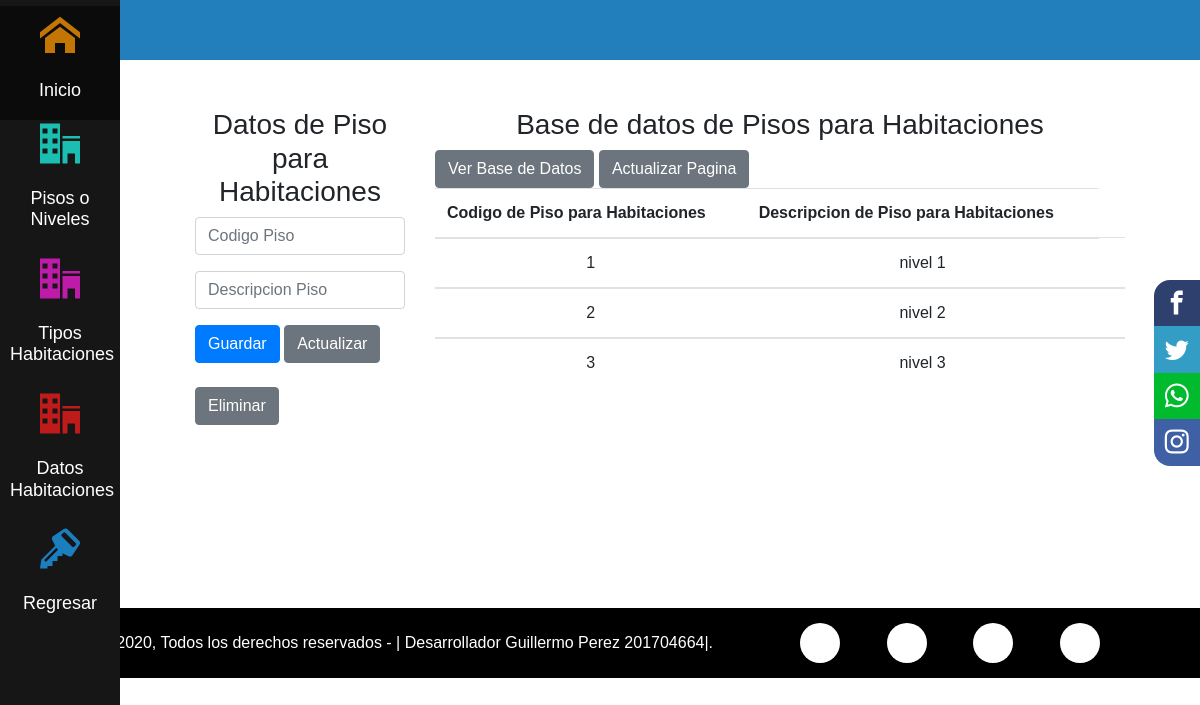
Page /rol_administrador/PisoHabitaciones.php on the committed database.
### tables this page shows
CREATE TABLE `piso` (
  `piso_id` int(11) NOT NULL,
  `descripcion` text NOT NULL
);

### rol_administrador/PisoHabitaciones.php (the view, shortened to what this page needs)
<?php
    include_once("diseno_pagina_Habitaciones.php");
 ?>
<!DOCTYPE html>
<html lang="en">
<head>
    <link rel="stylesheet" href="https://stackpath.bootstrapcdn.com/bootstrap/4.5.2/css/bootstrap.min.css">
</head>
<body>
<div class="content-article">
            <article>
    <br> <br>
    <div class="container">
        <div class="row">
            <div class="col-3">
                <CENTER><h3> Datos de Piso para Habitaciones </h3></CENTER>
                <form id="frminsertarclientes" method="post">
                    <div class="form-group">
                        <div>
                         <center><input type="text" class="form-control" name="txtcodigopiso" id="txtcodigopiso" placeholder="Codigo Piso"></center>
                        </div>
                    </div>
                    <div class="form-group">
                        <center><input type="text" class="form-control" name="txtDescripcion" id="txtDescripcion" placeholder="Descripcion Piso"></center>
                    </div>
                    <button type="submit" class="btn btn-primary" name="btnguardar" id="btnguardar">Guardar</button>
                    <button type="submit" class="btn btn-secondary" name="btnactualizar" id="btnactualizar">Actualizar</button>
                    <br>
                    <br>
                    <button type="submit" class="btn btn-secondary" name="btneliminar" id="btneliminar">Eliminar</button>
                </form>
            </div>
           <div class="col">
                <h3 class="text-center">Base de datos de Pisos para Habitaciones </h3>
                  <a href="PisoHabitaciones.php"><button type="submit" class="btn btn-secondary" name="btnverbasedatos" id="btnverbasedatos"> Ver Base de Datos</button> </a>
                  <a href="PisoHabitaciones.php"><button type="submit" class="btn btn-secondary" name="btnactualizar" id="btnactualizar"> Actualizar Pagina</button> </a>
                <table class="table">
                    <thead>
                        <tr>
                            <th scope="col">Codigo de Piso para Habitaciones </th>
                            <th scope="col">Descripcion de Piso para Habitaciones  </th>
                        </tr>
                    </thead>
                    <?php
                    include "daoA/conexion.php";
                    $sql = "SELECT * FROM piso";
                    $ejecutar = mysqli_query($conexion, $sql);
                    while ($fila = mysqli_fetch_array($ejecutar)){
                    ?>
                    <tbody>
                        <td> <center><?php echo $fila['piso_id']?> </center></td>
                        <td> <center><?php echo $fila['descripcion']?> </center></td>
                        <td></td>
                    </tbody>
                    <?php
                    }
                    ?>
                </table>
            </div>
        </div>
    </div>
    </article>
        </div>
        <br>
         <br>
         <br>
         <br>
         <br>
     <div class="footer-copy-redes">
                  <div class="main-copy-redes">
                        <div class="footer-copy">
                              &copy; 2020, Todos los derechos reservados - | Desarrollador Guillermo Perez 201704664|.
                        </div>
                        <div class="footer-redes">
                              <a href="#" class="fa fa-facebook"></a>
                              <a href="#" class="fa fa-twitter"></a>
                              <a href="#" class="fa fa-youtube-play"></a>
                              <a href="#" class="fa fa-github"></a>
                        </div>
                  </div>
            </div>
</body>
</html>

### rol_administrador/CSS_Adm/estilos_menu.css (style rules this page uses)
* { margin: 0; padding: 0; box-sizing: border-box; font-family: sans-serif; list-style: none; }
.content-article { margin-left: 120px; padding: 40px; }
.content-article article { background: white; padding: 20px; }

### rol_administrador/CSS_Adm/derechos_autor.css (style rules this page uses)
* { margin: 0; padding: 0; -webkit-box-sizing: border-box; -moz-box-sizing: border-box; box-sizing: border-box; }
.footer-copy-redes { width: 100%; background: #000; border-top: 3px solid #fff; }
.main-copy-redes { width: 98%; max-width: 1000px; padding: 15px 0; margin: auto; display: flex; flex-wrap: wrap; justify-content: space-between; -ms-align-items: center; align-items: center; }
.main-copy-redes .footer-copy { width: 70%; color: #fff; }
.main-copy-redes .footer-redes { width: 30%; display: flex; flex-wrap: wrap; justify-content: space-between; }
.main-copy-redes .footer-redes a { display: inline-block; text-decoration: none; width: 40px; height: 40px; line-height: 40px; border-radius:50%; background: #fff; color: #000; text-align: center; }

### rows in the picture
piso: piso_id "1", descripcion "nivel 1"
piso: piso_id "2", descripcion "nivel 2"
piso: piso_id "3", descripcion "nivel 3"
